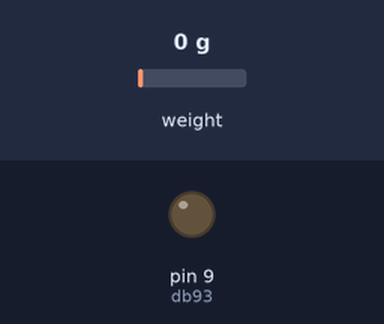
A sketch run on a simulated Arduino Leonardo, built with avr-gcc and run on an emulated ATmega32U4. Parts: output pins drawn as LEDs (lit = HIGH). The test bench sets the inputs (shaded band); at power-on: weight on the scale 0 g.

Above: at 0.1 s.
At 2.2 s:
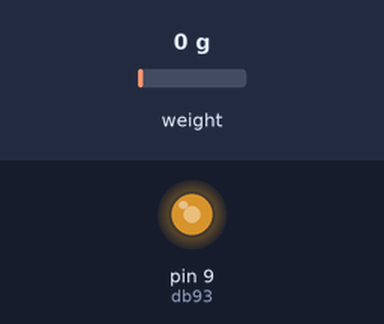
2.3 s: weight on the scale set to 2500 g
At 3.0 s:
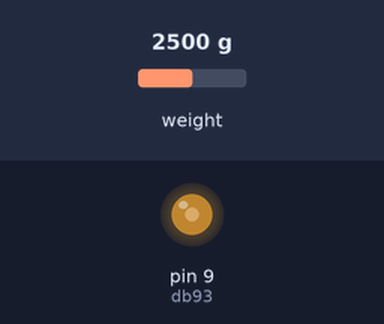
Timing chart, 0 to 5.3 s (numbered marks = the images above; inputs shaded):
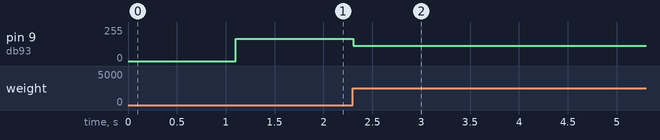

The sketch:

SimPedal_pwm_ver3.ino
```cpp
#include <HX711.h>    // HX711-0.7.3.zip

// How many samples to take at initialization of the library to zero
// out the offset of the load cell.
const int BRAKE_PEDAL_LOAD_CELL_TARE_REPS =  10;


// Arbitary scaling. Single Load Cell.
// Testing with set at 1100, pressing hard -  max brake_value is a value around 1200 to 1500
const int BRAKE_PEDAL_LOAD_CELL_SCALING =  1100;


// LOCAL VARIABLES

// HX711 circuit wiring
const int LOADCELL_DOUT_PIN = 1;
const int LOADCELL_SCK_PIN = 0;

const int db93 = 9; // Output PWM micro pro pin9 to G29 Brake DB9 pin 3

const float brakemax = -1200; //comfortably pressing hard on load cell, with single cell, inverted is -1200. To Stiffen brake go down to -1500

const float arduino_vcc = 4.7; //5v Arduino: 255 pwm = 4.7v output

const float G29BrakeFull_v = 1.9;
const float G29BrakeOff_v = 3.1;

const float pwm_BrakeFullPerc = G29BrakeFull_v / arduino_vcc;
const float pwm_BrakeOffPerc = G29BrakeOff_v / arduino_vcc;

const int pwm_BrakeFull = 255 * pwm_BrakeFullPerc;  // Lower Voltage/pwm value
const int pwm_BrakeOff = 255 * pwm_BrakeOffPerc;    // Higher voltage/pwm value
const int pwm_Range = pwm_BrakeOff - pwm_BrakeFull;

const float pwm_step = arduino_vcc / 255;

HX711 brake_pedal;
int analogWriteValue;


void setup()

{
  // Zero the pedal offset. This is is to compensate for the own weight
  // of the pedal. It is important not to apply any force to the pedal
  // While this is happening
  brake_pedal.begin(LOADCELL_DOUT_PIN, LOADCELL_SCK_PIN);
  brake_pedal.tare(BRAKE_PEDAL_LOAD_CELL_TARE_REPS);

  pinMode(db93,OUTPUT); // set the pin IO mode
  TXLED0;
  RXLED0;
}


void loop()

{
  int32_t brake_value ;
  float brakePercOn;

  brake_value = brake_pedal.get_value(1);

  brake_value /= BRAKE_PEDAL_LOAD_CELL_SCALING;
  brake_value *= -1; // invert so off pedal is a higher value (0) than full pedal

  if (brake_value > 0){
    brake_value = 0;
  }
  //Serial.println (brake_value);

  brakePercOn = brake_value/brakemax; // determine applied brake pedal percentage
  //Serial.println (brakePercOn);


  analogWriteValue = pwm_BrakeOff - (pwm_Range *  brakePercOn);

// Check not supplying over voltage
  if (analogWriteValue * pwm_step > G29BrakeOff_v) {
    analogWriteValue = G29BrakeOff_v;
  }


  analogWrite(db93, analogWriteValue);
  //Serial.println (analogWriteValue);


}
```

Measured:
- after the input at 2.3 s, pin 9 (db93): 168/255 → 116/255 at once
